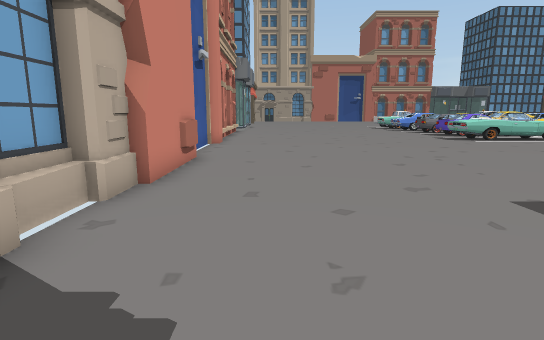
view 1 (above)

23 first-person views from a walk through a Unity game level. The camera is 1.5 m above the floor, tilts 10° down and sees 80° across. Doors are open. The floor is counted in squares, 1 m on a side. Each view is taken from the middle of a square. On the plan, view 1 faces up. The plan holds only what a view shows up to about 15 squares ahead; the rest is blank. The place goes on beyond the plan. Some surface patterns are stand-ins.

view 2
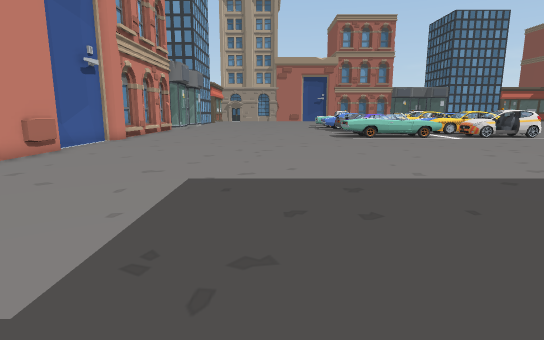

view 3
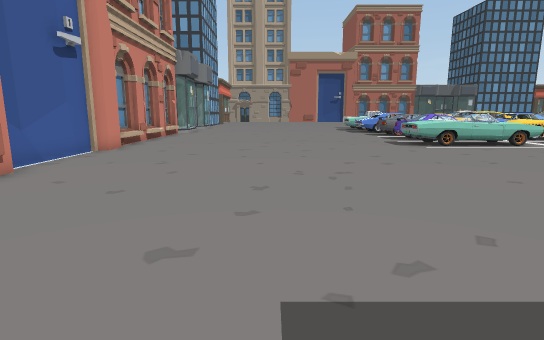

view 4
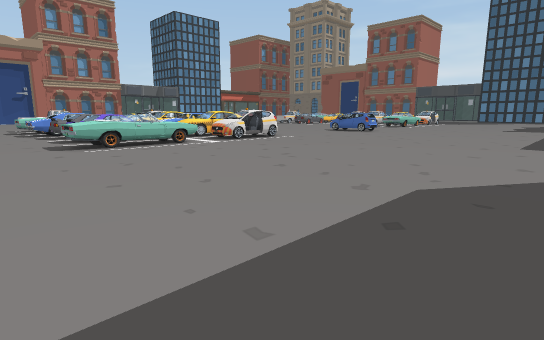

view 5
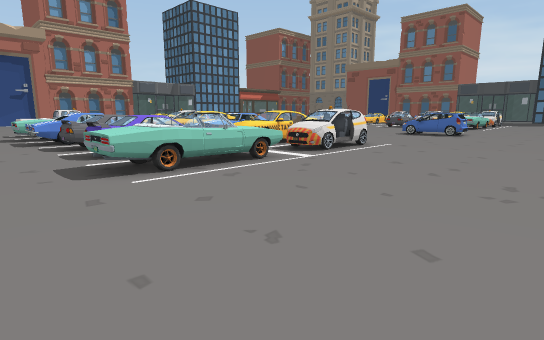

view 6
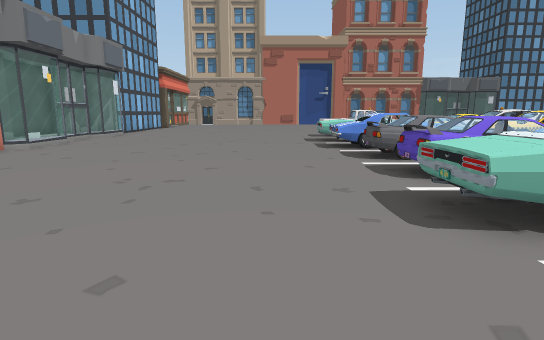

view 7
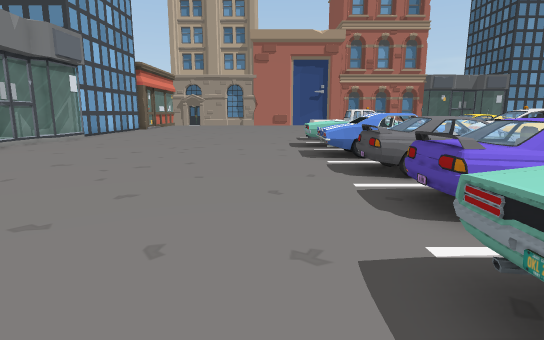

view 8
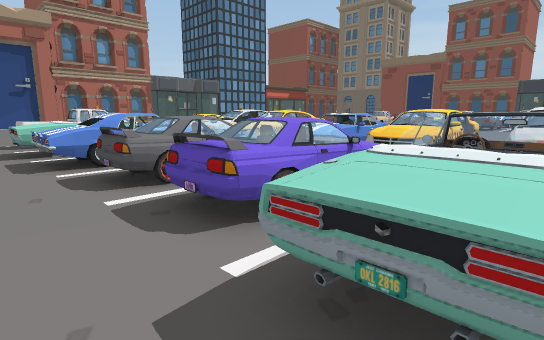

view 9
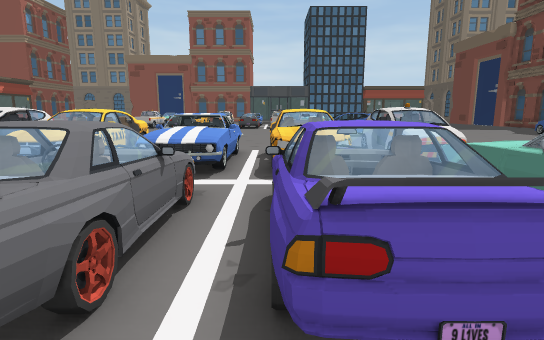

view 10
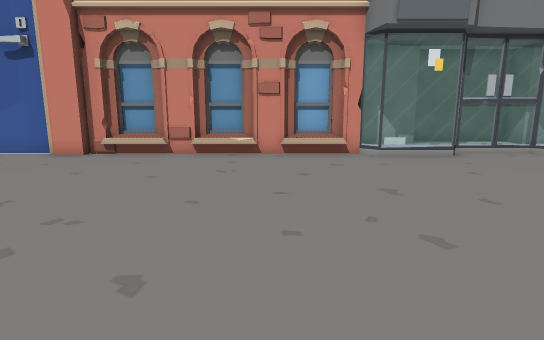

view 11
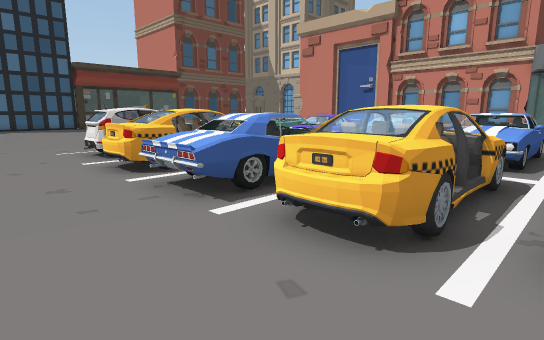

view 12
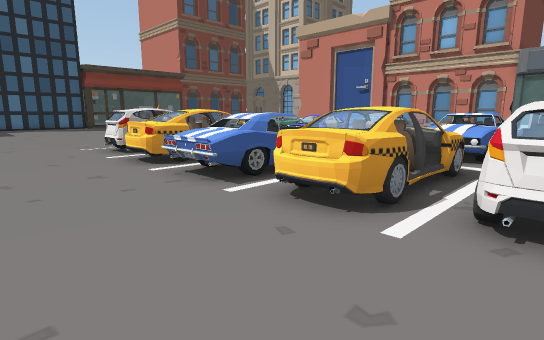

view 13
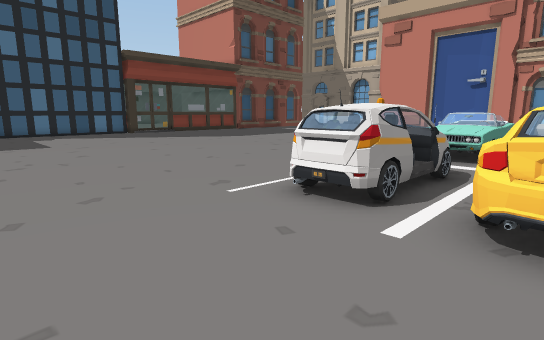

view 14
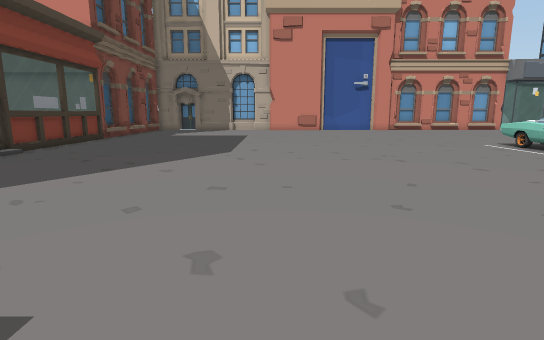

view 15
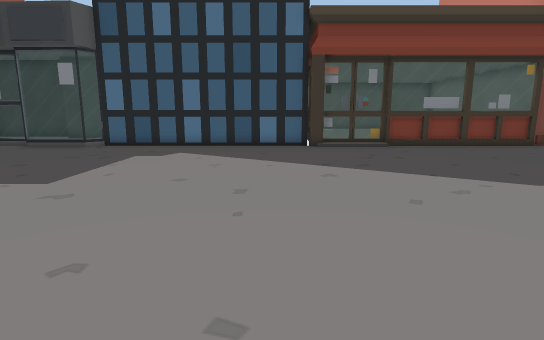

view 16
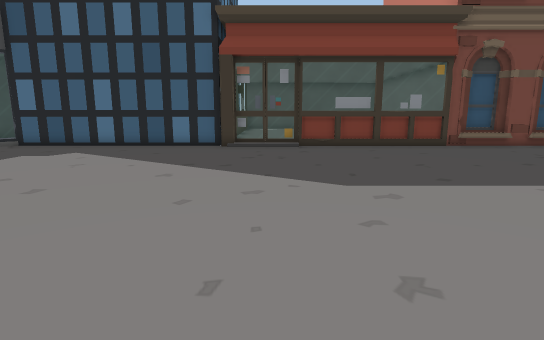

view 17
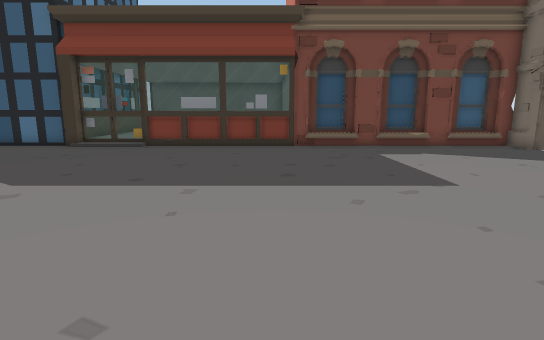

view 18
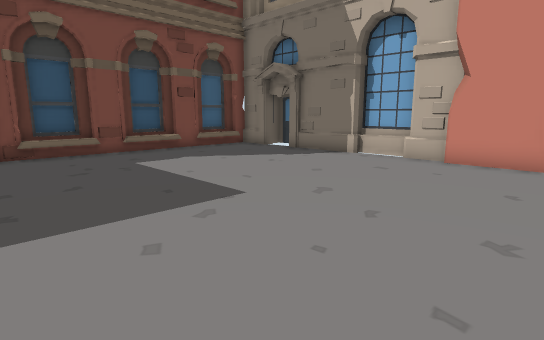

view 19
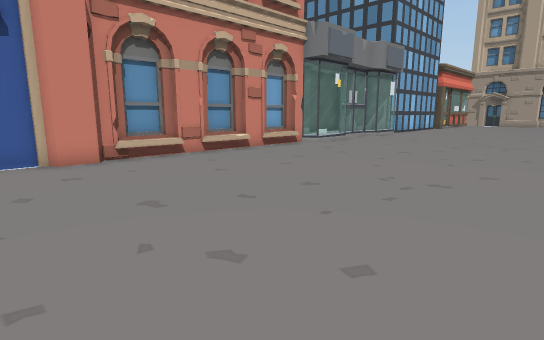

view 20
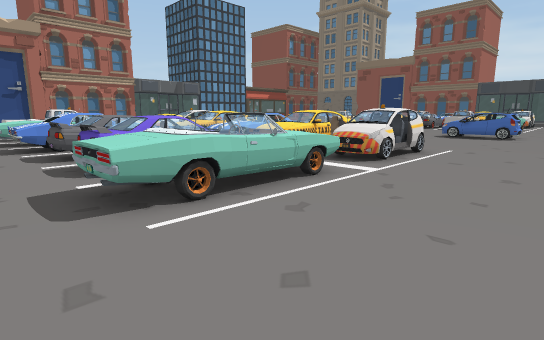

view 21
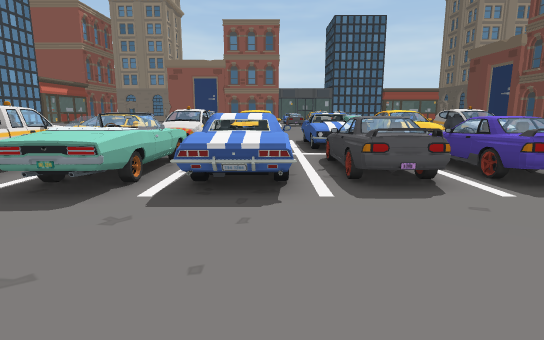

view 22
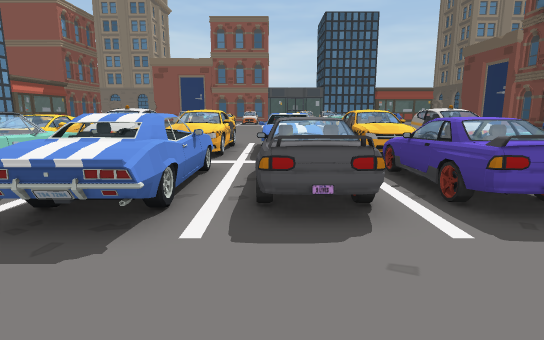

view 23
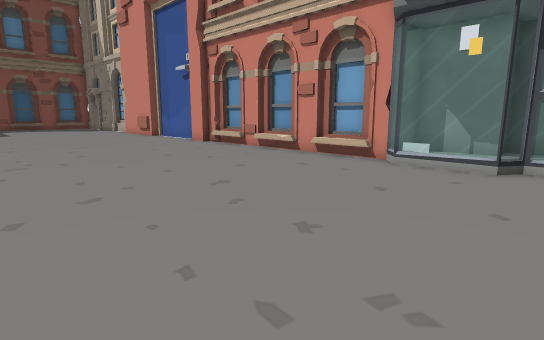

### Floor plan
Key: @ floor where view 1 was taken; # wall or solid block; x gap in a wall; . main floor; : floor 0.25 m higher than the main floor; D open door; = window, fence, low wall or low ledge; ^ raised ledge; C car; W wheel; O other object.
Columns run from 5 left of view 1 to 27 right of it. Each row starts with its distance up from view 1.
 32   =.............^^^^   ^^^^ ... .
 31  :=.............^^#^^^ x DDW....
 30 #::=............CCCCCC..^DD#.....
 29 #:=.............CCCCCC.^^#^^^....
 28 #:==............CCCCCC.^^#D^^....
 27 ###..............................
 26  ##.............===^^^.CCCCCC....
 25   #.............=^^^^^.CCCCCC....
 24   #..............==#=..CCCCCC...
 23   #..............^#^^^.^^DD^x...
 22   #.............=^^^^  ^^##^^....
 21   #..............^^^^  ^^#D^#...
 20   #.............^^#^^^..WDDW.....
 19   #.............^^^^^^.^ODDO.....
 18   #.............^^=^^^.=WDD#.....
 17   #..............................
 16   #..............................
 15   #..............................
 14   #.............................
 13   #.............................
 12   #.............................
 11   #.............................
 10   #.............................
  9   #.............................
  8   #.............................
  7   #.............................
  6   #............................
  5   #.............................
  4   #.............................
  3   #..............................
  2   #..............................
  1   #..............................
  0   #..@...........................
 -1   #..............................
 -2   #..............................
 -3   ##############################=

Where each view was taken, in squares from view 1:
view 1: 0 up, 0 right, facing up
view 2: 2 down, 6 right, facing up
view 3: 3 up, 4 right, facing up
view 4: 3 up, 7 right, facing up-right
view 5: 10 up, 8 right, facing up-right
view 6: 14 up, 8 right, facing up
view 7: 17 up, 9 right, facing up
view 8: 18 up, 9 right, facing up-right
view 9: 23 up, 10 right, facing right
view 10: 24 up, 9 right, facing left
view 11: 31 up, 26 right, facing down-left
view 12: 32 up, 27 right, facing down-left
view 13: 22 up, 27 right, facing down-left
view 14: 7 up, 26 right, facing left
view 15: 12 up, 19 right, facing down
view 16: 12 up, 15 right, facing down
view 17: 12 up, 8 right, facing down
view 18: 10 up, 8 right, facing down-left
view 19: 14 up, 8 right, facing up-left
view 20: 13 up, 9 right, facing up-right
view 21: 28 up, 5 right, facing right
view 22: 26 up, 7 right, facing right
view 23: 32 up, 7 right, facing down-left
